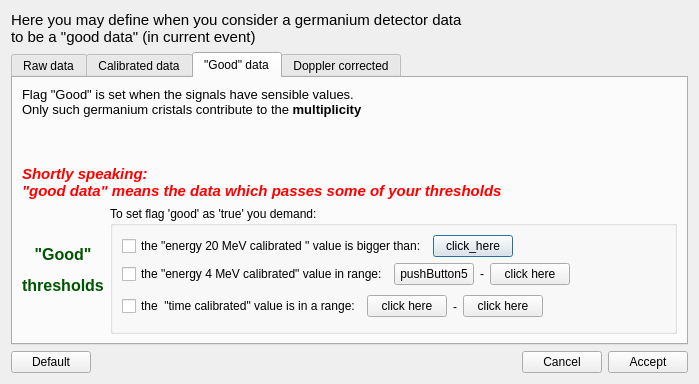
<?xml version="1.0" encoding="UTF-8"?>
<ui version="4.0">
 <class>T4good_ger_dlg</class>
 <widget class="QDialog" name="T4good_ger_dlg">
  <property name="geometry">
   <rect>
    <x>0</x>
    <y>0</y>
    <width>699</width>
    <height>384</height>
   </rect>
  </property>
  <property name="windowTitle">
   <string>Germanium detectors data</string>
  </property>
  <layout class="QVBoxLayout" name="verticalLayout_7">
   <item>
    <widget class="QLabel" name="label">
     <property name="text">
      <string>&lt;html&gt;&lt;head/&gt;&lt;body&gt;&lt;p&gt;&lt;span style=&quot; font-size:11pt;&quot;&gt;Here you may define when you consider a germanium detector data&lt;br/&gt;to be a &amp;quot;good data&amp;quot; (in current event)&lt;/span&gt;&lt;/p&gt;&lt;/body&gt;&lt;/html&gt;</string>
     </property>
     <property name="textFormat">
      <enum>Qt::RichText</enum>
     </property>
     <property name="wordWrap">
      <bool>true</bool>
     </property>
    </widget>
   </item>
   <item>
    <spacer name="verticalSpacer">
     <property name="orientation">
      <enum>Qt::Vertical</enum>
     </property>
     <property name="sizeHint" stdset="0">
      <size>
       <width>20</width>
       <height>13</height>
      </size>
     </property>
    </spacer>
   </item>
   <item>
    <widget class="QTabWidget" name="tabWidget">
     <property name="currentIndex">
      <number>2</number>
     </property>
     <widget class="QWidget" name="tab">
      <attribute name="title">
       <string>Raw data</string>
      </attribute>
      <layout class="QVBoxLayout" name="verticalLayout_6">
       <item>
        <layout class="QHBoxLayout" name="horizontalLayout_3" stretch="15,80">
         <item>
          <widget class="QLabel" name="textLabel1_3">
           <property name="text">
            <string>&lt;font color=&quot;#005500&quot; size=&quot;+2&quot;&gt;Raw&lt;/font&gt;</string>
           </property>
           <property name="alignment">
            <set>Qt::AlignLeading|Qt::AlignLeft|Qt::AlignTop</set>
           </property>
           <property name="wordWrap">
            <bool>false</bool>
           </property>
          </widget>
         </item>
         <item>
          <layout class="QVBoxLayout" name="_4">
           <item>
            <widget class="QLabel" name="textLabel1">
             <property name="frameShape">
              <enum>QFrame::NoFrame</enum>
             </property>
             <property name="frameShadow">
              <enum>QFrame::Plain</enum>
             </property>
             <property name="text">
              <string>&lt;html&gt;&lt;head/&gt;&lt;body&gt;&lt;p&gt;The Germanium cristal delivers 3 signals: &lt;br/&gt;a). Energy [in a range 0-20 MeV], &lt;br/&gt;b). Energy [in a range 0-4 MeV] &lt;br/&gt;c) Time&lt;/p&gt;&lt;/body&gt;&lt;/html&gt;</string>
             </property>
             <property name="textFormat">
              <enum>Qt::RichText</enum>
             </property>
             <property name="wordWrap">
              <bool>false</bool>
             </property>
            </widget>
           </item>
           <item>
            <widget class="QLabel" name="textLabel1_2">
             <property name="maximumSize">
              <size>
               <width>32767</width>
               <height>77</height>
              </size>
             </property>
             <property name="text">
              <string>&lt;html&gt;&lt;head/&gt;&lt;body&gt;&lt;p&gt;When &lt;span style=&quot; font-weight:600;&quot;&gt;at least one&lt;/span&gt; of these signals comes - the cristal is considered as &amp;quot;&lt;span style=&quot; font-weight:600; color:#ff0000;&quot;&gt;fired&lt;/span&gt;&amp;quot;.&lt;br/&gt;In this case &lt;span style=&quot; font-weight:600; color:#0026ff;&quot;&gt;all &lt;/span&gt;&lt;span style=&quot; color:#0026ff;&quot;&gt;raw&lt;/span&gt; spectra are incremeted &lt;br/&gt;(energy 20 MeV raw, energy 4 MeV raw, and time raw) and the 'fan' spectrum.&lt;/p&gt;&lt;/body&gt;&lt;/html&gt;</string>
             </property>
             <property name="alignment">
              <set>Qt::AlignVCenter</set>
             </property>
             <property name="wordWrap">
              <bool>false</bool>
             </property>
            </widget>
           </item>
           <item>
            <spacer name="spacer7">
             <property name="orientation">
              <enum>Qt::Horizontal</enum>
             </property>
             <property name="sizeType">
              <enum>QSizePolicy::Expanding</enum>
             </property>
             <property name="sizeHint" stdset="0">
              <size>
               <width>40</width>
               <height>20</height>
              </size>
             </property>
            </spacer>
           </item>
          </layout>
         </item>
        </layout>
       </item>
      </layout>
     </widget>
     <widget class="QWidget" name="tab_2">
      <attribute name="title">
       <string>Calibrated data</string>
      </attribute>
      <layout class="QVBoxLayout" name="verticalLayout_2">
       <item>
        <widget class="QLabel" name="textLabel1_3_2">
         <property name="text">
          <string>&lt;font color=&quot;#005500&quot; size=&quot;+2&quot;&gt;Calibrated&lt;/font&gt;</string>
         </property>
         <property name="wordWrap">
          <bool>false</bool>
         </property>
        </widget>
       </item>
       <item>
        <widget class="QLabel" name="textLabel1_6">
         <property name="text">
          <string>Do you want to increment corresponding calibrated spectra with zeros? (not recommended)</string>
         </property>
         <property name="alignment">
          <set>Qt::AlignVCenter</set>
         </property>
         <property name="wordWrap">
          <bool>false</bool>
         </property>
        </widget>
       </item>
       <item>
        <layout class="QHBoxLayout" name="horizontalLayout_2">
         <item>
          <spacer name="horizontalSpacer">
           <property name="orientation">
            <enum>Qt::Horizontal</enum>
           </property>
           <property name="sizeHint" stdset="0">
            <size>
             <width>40</width>
             <height>20</height>
            </size>
           </property>
          </spacer>
         </item>
         <item>
          <widget class="QGroupBox" name="buttonGroup1">
           <property name="title">
            <string>When corresponding raw data is zero...</string>
           </property>
           <layout class="QVBoxLayout" name="verticalLayout">
            <item>
             <layout class="QVBoxLayout" name="_9">
              <item>
               <widget class="QCheckBox" name="checkBox_call_req_20">
                <property name="text">
                 <string>increment  the &quot;20 MeV energy calibrated&quot; spectrum in a channel zero</string>
                </property>
               </widget>
              </item>
              <item>
               <widget class="QCheckBox" name="checkBox_call_req_4">
                <property name="text">
                 <string>increment  the &quot;4 MeV energy calibrated&quot; spectrum in a channel zero</string>
                </property>
               </widget>
              </item>
              <item>
               <widget class="QCheckBox" name="checkBox_call_req_tim">
                <property name="text">
                 <string>increment  the &quot;time calibrated&quot; spectrum in a channel zero</string>
                </property>
               </widget>
              </item>
             </layout>
            </item>
           </layout>
          </widget>
         </item>
        </layout>
       </item>
      </layout>
     </widget>
     <widget class="QWidget" name="tab_3">
      <attribute name="title">
       <string>&quot;Good&quot; data</string>
      </attribute>
      <layout class="QVBoxLayout" name="verticalLayout_4">
       <item>
        <widget class="QLabel" name="textLabel1_4">
         <property name="text">
          <string>&lt;html&gt;&lt;head/&gt;&lt;body&gt;&lt;p&gt;&lt;span style=&quot; font-size:10pt;&quot;&gt;Flag &amp;quot;Good&amp;quot; is set when the signals have sensible values.&lt;br/&gt;Only such germanium cristals contribute to the &lt;/span&gt;&lt;span style=&quot; font-size:10pt; font-weight:600;&quot;&gt;multiplicity&lt;/span&gt;&lt;/p&gt;&lt;/body&gt;&lt;/html&gt;</string>
         </property>
         <property name="alignment">
          <set>Qt::AlignVCenter</set>
         </property>
         <property name="wordWrap">
          <bool>true</bool>
         </property>
        </widget>
       </item>
       <item>
        <spacer name="verticalSpacer_3">
         <property name="orientation">
          <enum>Qt::Vertical</enum>
         </property>
         <property name="sizeHint" stdset="0">
          <size>
           <width>20</width>
           <height>43</height>
          </size>
         </property>
        </spacer>
       </item>
       <item>
        <widget class="QLabel" name="label_2">
         <property name="text">
          <string>&lt;!DOCTYPE HTML PUBLIC &quot;-//W3C//DTD HTML 4.0//EN&quot; &quot;http://www.w3.org/TR/REC-html40/strict.dtd&quot;&gt;
&lt;html&gt;&lt;head&gt;&lt;meta name=&quot;qrichtext&quot; content=&quot;1&quot; /&gt;&lt;style type=&quot;text/css&quot;&gt;
p, li { white-space: pre-wrap; }
&lt;/style&gt;&lt;/head&gt;&lt;body style=&quot; font-family:'Sans Serif'; font-size:9pt; font-weight:400; font-style:normal;&quot;&gt;
&lt;p style=&quot; margin-top:12px; margin-bottom:12px; margin-left:0px; margin-right:0px; -qt-block-indent:0; text-indent:0px;&quot;&gt;&lt;span style=&quot; font-size:11pt; font-weight:600; font-style:italic; color:#ff0000;&quot;&gt;Shortly speaking: &lt;br /&gt;&amp;quot;good data&amp;quot; means the data which passes some of your thresholds&lt;/span&gt;&lt;/p&gt;&lt;/body&gt;&lt;/html&gt;</string>
         </property>
         <property name="textFormat">
          <enum>Qt::RichText</enum>
         </property>
         <property name="wordWrap">
          <bool>true</bool>
         </property>
        </widget>
       </item>
       <item>
        <layout class="QHBoxLayout" name="horizontalLayout">
         <item>
          <widget class="QLabel" name="textLabel1_3_2_2">
           <property name="maximumSize">
            <size>
             <width>400</width>
             <height>256</height>
            </size>
           </property>
           <property name="text">
            <string>&lt;html&gt;&lt;head/&gt;&lt;body&gt;&lt;p align=&quot;center&quot;&gt;&lt;span style=&quot; font-size:12pt; font-weight:600; color:#005500;&quot;&gt;&amp;quot;Good&amp;quot;&lt;/span&gt;&lt;/p&gt;&lt;p align=&quot;center&quot;&gt;&lt;span style=&quot; font-size:12pt; font-weight:600; color:#005500;&quot;&gt;thresholds&lt;/span&gt;&lt;/p&gt;&lt;/body&gt;&lt;/html&gt;</string>
           </property>
           <property name="wordWrap">
            <bool>false</bool>
           </property>
          </widget>
         </item>
         <item>
          <widget class="QGroupBox" name="groupBox">
           <property name="title">
            <string>To set flag 'good' as 'true' you demand:</string>
           </property>
           <layout class="QVBoxLayout" name="verticalLayout_3">
            <item>
             <layout class="QHBoxLayout" name="_14">
              <item>
               <widget class="QCheckBox" name="checkBox_good_en20">
                <property name="text">
                 <string>the &quot;energy 20 MeV calibrated &quot; value is bigger than:</string>
                </property>
               </widget>
              </item>
              <item>
               <widget class="QPushButton" name="pushline_en20_good_threshold">
                <property name="text">
                 <string>click_here</string>
                </property>
               </widget>
              </item>
              <item>
               <spacer name="spacer3">
                <property name="orientation">
                 <enum>Qt::Horizontal</enum>
                </property>
                <property name="sizeType">
                 <enum>QSizePolicy::Expanding</enum>
                </property>
                <property name="sizeHint" stdset="0">
                 <size>
                  <width>110</width>
                  <height>20</height>
                 </size>
                </property>
               </spacer>
              </item>
             </layout>
            </item>
            <item>
             <layout class="QHBoxLayout" name="_16">
              <item>
               <widget class="QCheckBox" name="checkBox_good_en4">
                <property name="text">
                 <string>the &quot;energy 4 MeV calibrated&quot; value in range:</string>
                </property>
               </widget>
              </item>
              <item>
               <widget class="QPushButton" name="pushline_en4_good_threshold">
                <property name="text">
                 <string>pushButton5</string>
                </property>
               </widget>
              </item>
              <item>
               <widget class="QLabel" name="textLabel1_8">
                <property name="text">
                 <string>-</string>
                </property>
                <property name="wordWrap">
                 <bool>false</bool>
                </property>
               </widget>
              </item>
              <item>
               <widget class="QPushButton" name="pushline_en4_good_threshold_upper">
                <property name="text">
                 <string>click here</string>
                </property>
               </widget>
              </item>
              <item>
               <spacer name="spacer4">
                <property name="orientation">
                 <enum>Qt::Horizontal</enum>
                </property>
                <property name="sizeType">
                 <enum>QSizePolicy::Expanding</enum>
                </property>
                <property name="sizeHint" stdset="0">
                 <size>
                  <width>20</width>
                  <height>20</height>
                 </size>
                </property>
               </spacer>
              </item>
             </layout>
            </item>
            <item>
             <layout class="QHBoxLayout" name="_15">
              <item>
               <widget class="QCheckBox" name="checkBox_good_time">
                <property name="text">
                 <string>the  &quot;time calibrated&quot; value is in a range:</string>
                </property>
               </widget>
              </item>
              <item>
               <widget class="QPushButton" name="push_time_threshold_lower">
                <property name="text">
                 <string>click here</string>
                </property>
               </widget>
              </item>
              <item>
               <widget class="QLabel" name="textLabel1_7">
                <property name="text">
                 <string>-</string>
                </property>
                <property name="wordWrap">
                 <bool>false</bool>
                </property>
               </widget>
              </item>
              <item>
               <widget class="QPushButton" name="push_time_threshold_upper">
                <property name="text">
                 <string>click here</string>
                </property>
               </widget>
              </item>
              <item>
               <spacer name="spacer5">
                <property name="orientation">
                 <enum>Qt::Horizontal</enum>
                </property>
                <property name="sizeType">
                 <enum>QSizePolicy::Expanding</enum>
                </property>
                <property name="sizeHint" stdset="0">
                 <size>
                  <width>40</width>
                  <height>31</height>
                 </size>
                </property>
               </spacer>
              </item>
             </layout>
            </item>
           </layout>
          </widget>
         </item>
        </layout>
       </item>
      </layout>
     </widget>
     <widget class="QWidget" name="tab_4">
      <attribute name="title">
       <string>Doppler corrected</string>
      </attribute>
      <layout class="QVBoxLayout" name="verticalLayout_5">
       <item>
        <widget class="QLabel" name="textLabel1_5">
         <property name="text">
          <string>&lt;html&gt;&lt;head/&gt;&lt;body&gt;&lt;p&gt;&lt;span style=&quot; font-size:x-large; color:#005500;&quot;&gt;Doppler correction&lt;/span&gt;&lt;/p&gt;&lt;/body&gt;&lt;/html&gt;</string>
         </property>
         <property name="wordWrap">
          <bool>false</bool>
         </property>
        </widget>
       </item>
       <item>
        <widget class="QLabel" name="textLabel1_10">
         <property name="text">
          <string>&lt;html&gt;&lt;head/&gt;&lt;body&gt;&lt;p&gt;is prerformed when for all &amp;quot;good&amp;quot; events.&lt;br/&gt;When the algorithm make doppler correction succesfully - the&lt;span style=&quot; font-weight:600;&quot;&gt; OK&lt;/span&gt; flag is set.&lt;/p&gt;&lt;/body&gt;&lt;/html&gt;</string>
         </property>
         <property name="wordWrap">
          <bool>false</bool>
         </property>
        </widget>
       </item>
       <item>
        <spacer name="verticalSpacer_2">
         <property name="orientation">
          <enum>Qt::Vertical</enum>
         </property>
         <property name="sizeHint" stdset="0">
          <size>
           <width>20</width>
           <height>77</height>
          </size>
         </property>
        </spacer>
       </item>
       <item>
        <widget class="QLabel" name="textLabel1_9">
         <property name="text">
          <string>&lt;html&gt;&lt;head/&gt;&lt;body&gt;&lt;p&gt;&lt;span style=&quot; font-style:italic;&quot;&gt;(It may not always be succesfull - for example when we demand correct tracking&lt;br/&gt;and the multiwire chamber mw42 didn't give the position information)&lt;/span&gt;&lt;/p&gt;&lt;/body&gt;&lt;/html&gt;</string>
         </property>
         <property name="alignment">
          <set>Qt::AlignRight|Qt::AlignTrailing|Qt::AlignVCenter</set>
         </property>
         <property name="wordWrap">
          <bool>false</bool>
         </property>
        </widget>
       </item>
       <item>
        <spacer name="verticalSpacer_4">
         <property name="orientation">
          <enum>Qt::Vertical</enum>
         </property>
         <property name="sizeHint" stdset="0">
          <size>
           <width>20</width>
           <height>77</height>
          </size>
         </property>
        </spacer>
       </item>
      </layout>
     </widget>
    </widget>
   </item>
   <item>
    <layout class="QHBoxLayout" name="_5">
     <item>
      <widget class="QPushButton" name="push_default">
       <property name="text">
        <string>Default</string>
       </property>
      </widget>
     </item>
     <item>
      <spacer name="spacer6">
       <property name="orientation">
        <enum>Qt::Horizontal</enum>
       </property>
       <property name="sizeType">
        <enum>QSizePolicy::Expanding</enum>
       </property>
       <property name="sizeHint" stdset="0">
        <size>
         <width>51</width>
         <height>21</height>
        </size>
       </property>
      </spacer>
     </item>
     <item>
      <widget class="QPushButton" name="push_cancel">
       <property name="sizePolicy">
        <sizepolicy hsizetype="Preferred" vsizetype="Fixed">
         <horstretch>0</horstretch>
         <verstretch>0</verstretch>
        </sizepolicy>
       </property>
       <property name="text">
        <string>Cancel</string>
       </property>
      </widget>
     </item>
     <item>
      <widget class="QPushButton" name="puss_accept">
       <property name="sizePolicy">
        <sizepolicy hsizetype="Preferred" vsizetype="Fixed">
         <horstretch>0</horstretch>
         <verstretch>0</verstretch>
        </sizepolicy>
       </property>
       <property name="text">
        <string>Accept</string>
       </property>
       <property name="default">
        <bool>false</bool>
       </property>
      </widget>
     </item>
    </layout>
   </item>
  </layout>
 </widget>
 <resources/>
 <connections>
  <connection>
   <sender>puss_accept</sender>
   <signal>clicked()</signal>
   <receiver>T4good_ger_dlg</receiver>
   <slot>accept()</slot>
   <hints>
    <hint type="sourcelabel">
     <x>693</x>
     <y>378</y>
    </hint>
    <hint type="destinationlabel">
     <x>592</x>
     <y>383</y>
    </hint>
   </hints>
  </connection>
  <connection>
   <sender>push_cancel</sender>
   <signal>clicked()</signal>
   <receiver>T4good_ger_dlg</receiver>
   <slot>reject()</slot>
   <hints>
    <hint type="sourcelabel">
     <x>620</x>
     <y>378</y>
    </hint>
    <hint type="destinationlabel">
     <x>502</x>
     <y>383</y>
    </hint>
   </hints>
  </connection>
 </connections>
</ui>
